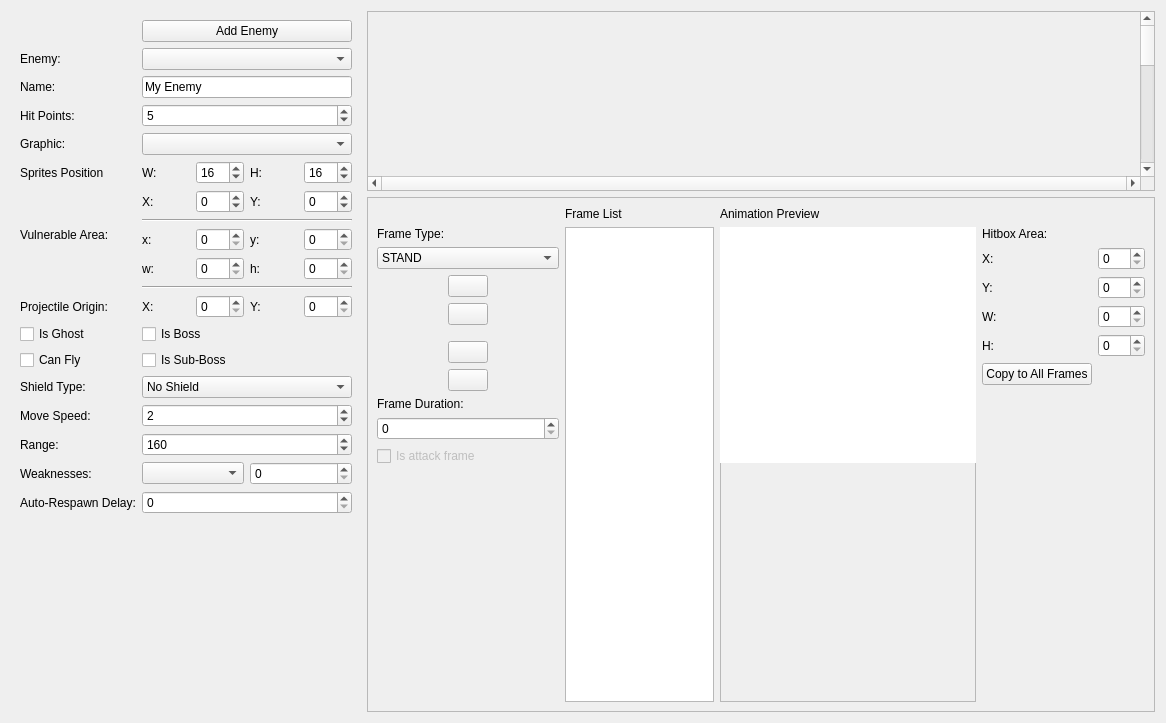
<?xml version="1.0" encoding="UTF-8"?>
<ui version="4.0">
 <class>npc_edit</class>
 <widget class="QWidget" name="npc_edit">
  <property name="geometry">
   <rect>
    <x>0</x>
    <y>0</y>
    <width>1166</width>
    <height>723</height>
   </rect>
  </property>
  <property name="sizePolicy">
   <sizepolicy hsizetype="Preferred" vsizetype="Preferred">
    <horstretch>0</horstretch>
    <verstretch>0</verstretch>
   </sizepolicy>
  </property>
  <property name="windowTitle">
   <string>Form</string>
  </property>
  <property name="styleSheet">
   <string notr="true"/>
  </property>
  <layout class="QGridLayout" name="gridLayout">
   <item row="0" column="0">
    <widget class="QWidget" name="mainGrid" native="true">
     <property name="sizePolicy">
      <sizepolicy hsizetype="Expanding" vsizetype="Expanding">
       <horstretch>0</horstretch>
       <verstretch>0</verstretch>
      </sizepolicy>
     </property>
     <property name="styleSheet">
      <string notr="true"/>
     </property>
     <layout class="QGridLayout" name="gridLayout_4">
      <property name="sizeConstraint">
       <enum>QLayout::SetNoConstraint</enum>
      </property>
      <property name="leftMargin">
       <number>0</number>
      </property>
      <property name="topMargin">
       <number>0</number>
      </property>
      <property name="rightMargin">
       <number>0</number>
      </property>
      <property name="bottomMargin">
       <number>0</number>
      </property>
      <item row="0" column="2">
       <widget class="QWidget" name="verticalWidget_2" native="true">
        <property name="sizePolicy">
         <sizepolicy hsizetype="Ignored" vsizetype="Ignored">
          <horstretch>0</horstretch>
          <verstretch>0</verstretch>
         </sizepolicy>
        </property>
        <property name="styleSheet">
         <string notr="true"/>
        </property>
        <layout class="QVBoxLayout" name="verticalLayout_10">
         <property name="leftMargin">
          <number>0</number>
         </property>
         <property name="topMargin">
          <number>0</number>
         </property>
         <property name="rightMargin">
          <number>0</number>
         </property>
         <property name="bottomMargin">
          <number>0</number>
         </property>
         <item>
          <widget class="QWidget" name="verticalWidget_3" native="true">
           <property name="sizePolicy">
            <sizepolicy hsizetype="Ignored" vsizetype="Ignored">
             <horstretch>0</horstretch>
             <verstretch>0</verstretch>
            </sizepolicy>
           </property>
           <property name="maximumSize">
            <size>
             <width>16777215</width>
             <height>180</height>
            </size>
           </property>
           <property name="styleSheet">
            <string notr="true"/>
           </property>
           <layout class="QVBoxLayout" name="verticalLayout_11">
            <property name="leftMargin">
             <number>0</number>
            </property>
            <property name="topMargin">
             <number>0</number>
            </property>
            <property name="rightMargin">
             <number>0</number>
            </property>
            <property name="bottomMargin">
             <number>0</number>
            </property>
            <item>
             <widget class="QScrollArea" name="scrollArea_6">
              <property name="sizePolicy">
               <sizepolicy hsizetype="Expanding" vsizetype="Expanding">
                <horstretch>0</horstretch>
                <verstretch>0</verstretch>
               </sizepolicy>
              </property>
              <property name="verticalScrollBarPolicy">
               <enum>Qt::ScrollBarAlwaysOn</enum>
              </property>
              <property name="horizontalScrollBarPolicy">
               <enum>Qt::ScrollBarAlwaysOn</enum>
              </property>
              <property name="widgetResizable">
               <bool>false</bool>
              </property>
              <widget class="QWidget" name="scrollAreaWidgetContents_7">
               <property name="geometry">
                <rect>
                 <x>0</x>
                 <y>0</y>
                 <width>434</width>
                 <height>558</height>
                </rect>
               </property>
               <property name="sizePolicy">
                <sizepolicy hsizetype="Expanding" vsizetype="Expanding">
                 <horstretch>100</horstretch>
                 <verstretch>100</verstretch>
                </sizepolicy>
               </property>
               <property name="autoFillBackground">
                <bool>true</bool>
               </property>
               <widget class="framesPreviewArea" name="npc_edit_tab_previewarea" native="true">
                <property name="geometry">
                 <rect>
                  <x>0</x>
                  <y>0</y>
                  <width>651</width>
                  <height>171</height>
                 </rect>
                </property>
                <property name="toolTip">
                 <string>Enemy image graphic pieces</string>
                </property>
                <property name="styleSheet">
                 <string notr="true"/>
                </property>
               </widget>
              </widget>
             </widget>
            </item>
           </layout>
          </widget>
         </item>
         <item>
          <widget class="QFrame" name="frame_2">
           <property name="minimumSize">
            <size>
             <width>0</width>
             <height>20</height>
            </size>
           </property>
           <property name="frameShape">
            <enum>QFrame::StyledPanel</enum>
           </property>
           <property name="frameShadow">
            <enum>QFrame::Raised</enum>
           </property>
           <layout class="QVBoxLayout" name="verticalLayout_8">
            <item>
             <layout class="QGridLayout" name="gridLayout_7">
              <property name="topMargin">
               <number>0</number>
              </property>
              <item row="1" column="3">
               <widget class="QFrame" name="frame">
                <property name="minimumSize">
                 <size>
                  <width>256</width>
                  <height>0</height>
                 </size>
                </property>
                <property name="frameShape">
                 <enum>QFrame::StyledPanel</enum>
                </property>
                <property name="frameShadow">
                 <enum>QFrame::Raised</enum>
                </property>
                <widget class="QWidget" name="layoutWidget">
                 <property name="geometry">
                  <rect>
                   <x>0</x>
                   <y>-20</y>
                   <width>267</width>
                   <height>464</height>
                  </rect>
                 </property>
                 <layout class="QVBoxLayout" name="verticalLayout_2">
                  <property name="rightMargin">
                   <number>10</number>
                  </property>
                  <item>
                   <widget class="sprite_preview_area" name="sprites_preview_widget" native="true">
                    <property name="minimumSize">
                     <size>
                      <width>256</width>
                      <height>256</height>
                     </size>
                    </property>
                    <property name="styleSheet">
                     <string notr="true">background-color: rgb(255, 255, 255);</string>
                    </property>
                   </widget>
                  </item>
                  <item>
                   <spacer name="verticalSpacer">
                    <property name="orientation">
                     <enum>Qt::Vertical</enum>
                    </property>
                    <property name="sizeHint" stdset="0">
                     <size>
                      <width>20</width>
                      <height>40</height>
                     </size>
                    </property>
                   </spacer>
                  </item>
                 </layout>
                </widget>
               </widget>
              </item>
              <item row="1" column="0">
               <layout class="QGridLayout" name="gridLayout_6">
                <property name="leftMargin">
                 <number>0</number>
                </property>
                <item row="14" column="0">
                 <spacer name="verticalSpacer_2">
                  <property name="orientation">
                   <enum>Qt::Vertical</enum>
                  </property>
                  <property name="sizeHint" stdset="0">
                   <size>
                    <width>20</width>
                    <height>40</height>
                   </size>
                  </property>
                 </spacer>
                </item>
                <item row="0" column="0">
                 <widget class="QLabel" name="label_5">
                  <property name="text">
                   <string>Frame Type:</string>
                  </property>
                 </widget>
                </item>
                <item row="1" column="0">
                 <widget class="QComboBox" name="frame_list_selector">
                  <property name="toolTip">
                   <string>Change frame type to add/list</string>
                  </property>
                  <item>
                   <property name="text">
                    <string>STAND</string>
                   </property>
                  </item>
                  <item>
                   <property name="text">
                    <string>WALK</string>
                   </property>
                  </item>
                  <item>
                   <property name="text">
                    <string>JUMP</string>
                   </property>
                  </item>
                  <item>
                   <property name="text">
                    <string>ATTACK</string>
                   </property>
                  </item>
                  <item>
                   <property name="text">
                    <string>TELEPORT</string>
                   </property>
                  </item>
                  <item>
                   <property name="text">
                    <string>JUMP_ATTACK</string>
                   </property>
                  </item>
                  <item>
                   <property name="text">
                    <string>WALK_ATTACK</string>
                   </property>
                  </item>
                  <item>
                   <property name="text">
                    <string>HIT</string>
                   </property>
                  </item>
                  <item>
                   <property name="text">
                    <string>STAIRS</string>
                   </property>
                  </item>
                  <item>
                   <property name="text">
                    <string>STAIRS_SEMI</string>
                   </property>
                  </item>
                  <item>
                   <property name="text">
                    <string>STAIRS_ATTACK</string>
                   </property>
                  </item>
                  <item>
                   <property name="text">
                    <string>STAIRS_MOVE</string>
                   </property>
                  </item>
                  <item>
                   <property name="text">
                    <string>TROW</string>
                   </property>
                  </item>
                  <item>
                   <property name="text">
                    <string>TURN (HORIZONTAL)</string>
                   </property>
                  </item>
                  <item>
                   <property name="text">
                    <string>MOVE_SEMI</string>
                   </property>
                  </item>
                  <item>
                   <property name="text">
                    <string>WALK_AIR</string>
                   </property>
                  </item>
                  <item>
                   <property name="text">
                    <string>INTRO</string>
                   </property>
                  </item>
                  <item>
                   <property name="text">
                    <string>SPECIAL_ATTACK</string>
                   </property>
                  </item>
                  <item>
                   <property name="text">
                    <string>SLIDE</string>
                   </property>
                  </item>
                  <item>
                   <property name="text">
                    <string>SHIELD</string>
                   </property>
                  </item>
                  <item>
                   <property name="text">
                    <string>TURN (VERTICAL)</string>
                   </property>
                  </item>
                  <item>
                   <property name="text">
                    <string>ATTACK THROW</string>
                   </property>
                  </item>
                  <item>
                   <property name="text">
                    <string>ATTACK DIAGONAL UP</string>
                   </property>
                  </item>
                  <item>
                   <property name="text">
                    <string>ATTACK DIAGONAL DOWN</string>
                   </property>
                  </item>
                  <item>
                   <property name="text">
                    <string>ATTACK UP</string>
                   </property>
                  </item>
                  <item>
                   <property name="text">
                    <string>ATTACK DOWN</string>
                   </property>
                  </item>
                  <item>
                   <property name="text">
                    <string>ATTACK SPECIAL</string>
                   </property>
                  </item>
                  <item>
                   <property name="text">
                    <string>LOOK UP</string>
                   </property>
                  </item>
                  <item>
                   <property name="text">
                    <string>GRAB WALL</string>
                   </property>
                  </item>
                 </widget>
                </item>
                <item row="11" column="0">
                 <widget class="QLabel" name="label_4">
                  <property name="text">
                   <string>Frame Duration:</string>
                  </property>
                 </widget>
                </item>
                <item row="13" column="0">
                 <widget class="QCheckBox" name="isAttackFrame_checkBox">
                  <property name="enabled">
                   <bool>false</bool>
                  </property>
                  <property name="toolTip">
                   <string>Indicate if selected frame will shot the projectile</string>
                  </property>
                  <property name="text">
                   <string>Is attack frame</string>
                  </property>
                 </widget>
                </item>
                <item row="12" column="0">
                 <widget class="QSpinBox" name="sprite_duration_spinBox">
                  <property name="toolTip">
                   <string>Duration of the selected frame (ms)</string>
                  </property>
                  <property name="maximum">
                   <number>99999</number>
                  </property>
                 </widget>
                </item>
                <item row="4" column="0">
                 <layout class="QHBoxLayout" name="horizontalLayout_3">
                  <property name="bottomMargin">
                   <number>10</number>
                  </property>
                  <item>
                   <spacer name="horizontalSpacer_3">
                    <property name="orientation">
                     <enum>Qt::Horizontal</enum>
                    </property>
                    <property name="sizeHint" stdset="0">
                     <size>
                      <width>40</width>
                      <height>20</height>
                     </size>
                    </property>
                   </spacer>
                  </item>
                  <item>
                   <widget class="QPushButton" name="pushButton">
                    <property name="toolTip">
                     <string>Remove Frame</string>
                    </property>
                    <property name="text">
                     <string/>
                    </property>
                    <property name="icon">
                     <iconset resource="../resources/icons/icons.qrc">
                      <normaloff>:/toolbar_icons/arrow-left.png</normaloff>:/toolbar_icons/arrow-left.png</iconset>
                    </property>
                   </widget>
                  </item>
                  <item>
                   <spacer name="horizontalSpacer_4">
                    <property name="orientation">
                     <enum>Qt::Horizontal</enum>
                    </property>
                    <property name="sizeHint" stdset="0">
                     <size>
                      <width>40</width>
                      <height>20</height>
                     </size>
                    </property>
                   </spacer>
                  </item>
                 </layout>
                </item>
                <item row="2" column="0">
                 <layout class="QHBoxLayout" name="horizontalLayout_2">
                  <property name="bottomMargin">
                   <number>0</number>
                  </property>
                  <item>
                   <spacer name="horizontalSpacer">
                    <property name="orientation">
                     <enum>Qt::Horizontal</enum>
                    </property>
                    <property name="sizeHint" stdset="0">
                     <size>
                      <width>40</width>
                      <height>20</height>
                     </size>
                    </property>
                   </spacer>
                  </item>
                  <item>
                   <widget class="QPushButton" name="AddFrame_Button">
                    <property name="toolTip">
                     <string>Add Frame</string>
                    </property>
                    <property name="text">
                     <string/>
                    </property>
                    <property name="icon">
                     <iconset>
                      <normalon>:/toolbar_icons/arrow-right.png</normalon>
                     </iconset>
                    </property>
                   </widget>
                  </item>
                  <item>
                   <spacer name="horizontalSpacer_2">
                    <property name="orientation">
                     <enum>Qt::Horizontal</enum>
                    </property>
                    <property name="sizeHint" stdset="0">
                     <size>
                      <width>40</width>
                      <height>20</height>
                     </size>
                    </property>
                   </spacer>
                  </item>
                 </layout>
                </item>
                <item row="7" column="0">
                 <layout class="QHBoxLayout" name="horizontalLayout_4">
                  <property name="bottomMargin">
                   <number>0</number>
                  </property>
                  <item>
                   <spacer name="horizontalSpacer_5">
                    <property name="orientation">
                     <enum>Qt::Horizontal</enum>
                    </property>
                    <property name="sizeHint" stdset="0">
                     <size>
                      <width>40</width>
                      <height>20</height>
                     </size>
                    </property>
                   </spacer>
                  </item>
                  <item>
                   <widget class="QPushButton" name="frameUp">
                    <property name="toolTip">
                     <string>Move Frame Up</string>
                    </property>
                    <property name="text">
                     <string/>
                    </property>
                    <property name="icon">
                     <iconset resource="../resources/icons/icons.qrc">
                      <normaloff>:/toolbar_icons/arrow-up.png</normaloff>:/toolbar_icons/arrow-up.png</iconset>
                    </property>
                   </widget>
                  </item>
                  <item>
                   <spacer name="horizontalSpacer_6">
                    <property name="orientation">
                     <enum>Qt::Horizontal</enum>
                    </property>
                    <property name="sizeHint" stdset="0">
                     <size>
                      <width>40</width>
                      <height>20</height>
                     </size>
                    </property>
                   </spacer>
                  </item>
                 </layout>
                </item>
                <item row="9" column="0">
                 <layout class="QHBoxLayout" name="horizontalLayout_5">
                  <property name="bottomMargin">
                   <number>0</number>
                  </property>
                  <item>
                   <spacer name="horizontalSpacer_7">
                    <property name="orientation">
                     <enum>Qt::Horizontal</enum>
                    </property>
                    <property name="sizeHint" stdset="0">
                     <size>
                      <width>40</width>
                      <height>20</height>
                     </size>
                    </property>
                   </spacer>
                  </item>
                  <item>
                   <widget class="QPushButton" name="frameDown">
                    <property name="toolTip">
                     <string>Move Frame Down</string>
                    </property>
                    <property name="text">
                     <string/>
                    </property>
                    <property name="icon">
                     <iconset resource="../resources/icons/icons.qrc">
                      <normaloff>:/toolbar_icons/arrow-down.png</normaloff>:/toolbar_icons/arrow-down.png</iconset>
                    </property>
                   </widget>
                  </item>
                  <item>
                   <spacer name="horizontalSpacer_8">
                    <property name="orientation">
                     <enum>Qt::Horizontal</enum>
                    </property>
                    <property name="sizeHint" stdset="0">
                     <size>
                      <width>40</width>
                      <height>20</height>
                     </size>
                    </property>
                   </spacer>
                  </item>
                 </layout>
                </item>
               </layout>
              </item>
              <item row="1" column="1">
               <widget class="QListWidget" name="frameList_listWidget">
                <property name="toolTip">
                 <string>List of frames for selected type</string>
                </property>
                <property name="alternatingRowColors">
                 <bool>true</bool>
                </property>
                <property name="selectionBehavior">
                 <enum>QAbstractItemView::SelectRows</enum>
                </property>
                <property name="iconSize">
                 <size>
                  <width>64</width>
                  <height>64</height>
                 </size>
                </property>
               </widget>
              </item>
              <item row="1" column="4">
               <layout class="QGridLayout" name="gridLayout_2">
                <item row="3" column="1">
                 <widget class="QSpinBox" name="sprite_collision_x">
                  <property name="maximum">
                   <number>256</number>
                  </property>
                 </widget>
                </item>
                <item row="3" column="0">
                 <widget class="QLabel" name="label_6">
                  <property name="text">
                   <string>X:</string>
                  </property>
                 </widget>
                </item>
                <item row="6" column="0">
                 <widget class="QLabel" name="label_9">
                  <property name="text">
                   <string>H:</string>
                  </property>
                 </widget>
                </item>
                <item row="6" column="1">
                 <widget class="QSpinBox" name="sprite_collision_h">
                  <property name="maximum">
                   <number>256</number>
                  </property>
                 </widget>
                </item>
                <item row="4" column="0">
                 <widget class="QLabel" name="label_7">
                  <property name="text">
                   <string>Y:</string>
                  </property>
                 </widget>
                </item>
                <item row="5" column="1">
                 <widget class="QSpinBox" name="sprite_collision_w">
                  <property name="maximum">
                   <number>256</number>
                  </property>
                 </widget>
                </item>
                <item row="4" column="1">
                 <widget class="QSpinBox" name="sprite_collision_y">
                  <property name="maximum">
                   <number>256</number>
                  </property>
                 </widget>
                </item>
                <item row="5" column="0">
                 <widget class="QLabel" name="label_8">
                  <property name="text">
                   <string>W:</string>
                  </property>
                 </widget>
                </item>
                <item row="2" column="0">
                 <widget class="QLabel" name="label_20">
                  <property name="text">
                   <string>Hitbox Area:</string>
                  </property>
                 </widget>
                </item>
                <item row="10" column="0">
                 <spacer name="verticalSpacer_3">
                  <property name="orientation">
                   <enum>Qt::Vertical</enum>
                  </property>
                  <property name="sizeHint" stdset="0">
                   <size>
                    <width>20</width>
                    <height>40</height>
                   </size>
                  </property>
                 </spacer>
                </item>
                <item row="9" column="0">
                 <widget class="QPushButton" name="pushButton_2">
                  <property name="toolTip">
                   <string>Copy same X, Y, W, H of the selected frame to all of same type</string>
                  </property>
                  <property name="text">
                   <string>Copy to All Frames</string>
                  </property>
                 </widget>
                </item>
               </layout>
              </item>
              <item row="0" column="3">
               <widget class="QLabel" name="label_24">
                <property name="text">
                 <string>Animation Preview</string>
                </property>
               </widget>
              </item>
              <item row="0" column="1">
               <widget class="QLabel" name="label_23">
                <property name="text">
                 <string>Frame List</string>
                </property>
               </widget>
              </item>
             </layout>
            </item>
           </layout>
          </widget>
         </item>
        </layout>
       </widget>
      </item>
      <item row="0" column="1">
       <widget class="QWidget" name="widget" native="true">
        <property name="sizePolicy">
         <sizepolicy hsizetype="Preferred" vsizetype="Minimum">
          <horstretch>0</horstretch>
          <verstretch>0</verstretch>
         </sizepolicy>
        </property>
        <property name="minimumSize">
         <size>
          <width>350</width>
          <height>0</height>
         </size>
        </property>
        <property name="maximumSize">
         <size>
          <width>300</width>
          <height>16777215</height>
         </size>
        </property>
        <property name="baseSize">
         <size>
          <width>300</width>
          <height>0</height>
         </size>
        </property>
        <layout class="QGridLayout" name="gridLayout_5">
         <item row="16" column="0">
          <widget class="QLabel" name="label">
           <property name="text">
            <string>Weaknesses:</string>
           </property>
          </widget>
         </item>
         <item row="4" column="0">
          <widget class="QLabel" name="label_63">
           <property name="text">
            <string>Graphic:</string>
           </property>
          </widget>
         </item>
         <item row="7" column="1">
          <widget class="Line" name="line">
           <property name="orientation">
            <enum>Qt::Horizontal</enum>
           </property>
          </widget>
         </item>
         <item row="4" column="1">
          <widget class="QComboBox" name="npc_edit_tab_graphiccombo">
           <property name="toolTip">
            <string>Graphic file for the selected enemy</string>
           </property>
          </widget>
         </item>
         <item row="1" column="1">
          <widget class="QComboBox" name="npc_edit_tab_selectnpccombo">
           <property name="toolTip">
            <string>Selected enemy</string>
           </property>
          </widget>
         </item>
         <item row="9" column="1">
          <widget class="Line" name="line_2">
           <property name="orientation">
            <enum>Qt::Horizontal</enum>
           </property>
          </widget>
         </item>
         <item row="8" column="0">
          <widget class="QLabel" name="label_13">
           <property name="text">
            <string>Vulnerable Area:</string>
           </property>
           <property name="alignment">
            <set>Qt::AlignLeading|Qt::AlignLeft|Qt::AlignTop</set>
           </property>
          </widget>
         </item>
         <item row="11" column="0">
          <widget class="QCheckBox" name="npc_edit_tab_canshoot">
           <property name="toolTip">
            <string>If can cross walls</string>
           </property>
           <property name="text">
            <string>Is Ghost</string>
           </property>
          </widget>
         </item>
         <item row="11" column="1">
          <widget class="QCheckBox" name="isBoss_checkBox">
           <property name="text">
            <string>Is Boss</string>
           </property>
          </widget>
         </item>
         <item row="6" column="1">
          <layout class="QGridLayout" name="gridLayout_11">
           <item row="0" column="0">
            <widget class="QLabel" name="label_10">
             <property name="minimumSize">
              <size>
               <width>20</width>
               <height>0</height>
              </size>
             </property>
             <property name="maximumSize">
              <size>
               <width>16777215</width>
               <height>16777215</height>
              </size>
             </property>
             <property name="baseSize">
              <size>
               <width>20</width>
               <height>0</height>
              </size>
             </property>
             <property name="text">
              <string>X: </string>
             </property>
            </widget>
           </item>
           <item row="0" column="1">
            <widget class="QSpinBox" name="sprite_pos_x">
             <property name="enabled">
              <bool>true</bool>
             </property>
             <property name="toolTip">
              <string/>
             </property>
             <property name="minimum">
              <number>-99</number>
             </property>
            </widget>
           </item>
           <item row="0" column="2">
            <widget class="QLabel" name="label_11">
             <property name="text">
              <string>Y: </string>
             </property>
            </widget>
           </item>
           <item row="0" column="3">
            <widget class="QSpinBox" name="sprite_pos_y">
             <property name="enabled">
              <bool>true</bool>
             </property>
             <property name="minimum">
              <number>-99</number>
             </property>
            </widget>
           </item>
          </layout>
         </item>
         <item row="2" column="1">
          <widget class="QLineEdit" name="npc_edit_tab_NpcName">
           <property name="text">
            <string>My Enemy</string>
           </property>
           <property name="maxLength">
            <number>30</number>
           </property>
          </widget>
         </item>
         <item row="15" column="1">
          <widget class="QSpinBox" name="npc_edit_tab_range">
           <property name="toolTip">
            <string>Maximum movement range and vision reach</string>
           </property>
           <property name="minimum">
            <number>0</number>
           </property>
           <property name="maximum">
            <number>999</number>
           </property>
           <property name="value">
            <number>160</number>
           </property>
          </widget>
         </item>
         <item row="12" column="0">
          <widget class="QCheckBox" name="checkBox">
           <property name="toolTip">
            <string>If can ignore gravity</string>
           </property>
           <property name="text">
            <string>Can Fly</string>
           </property>
          </widget>
         </item>
         <item row="12" column="1">
          <widget class="QCheckBox" name="isSubBoss_checkbox">
           <property name="toolTip">
            <string>If is a stage sub-boss</string>
           </property>
           <property name="text">
            <string>Is Sub-Boss</string>
           </property>
          </widget>
         </item>
         <item row="17" column="0">
          <widget class="QLabel" name="label_12">
           <property name="text">
            <string>Auto-Respawn Delay:</string>
           </property>
          </widget>
         </item>
         <item row="5" column="0">
          <widget class="QLabel" name="label_3">
           <property name="text">
            <string>Sprites Position </string>
           </property>
          </widget>
         </item>
         <item row="10" column="0">
          <widget class="QLabel" name="label_19">
           <property name="text">
            <string>Projectile Origin:</string>
           </property>
          </widget>
         </item>
         <item row="14" column="1">
          <widget class="QSpinBox" name="npc_edit_tab_movespeed">
           <property name="toolTip">
            <string>Pixels moved by cycle</string>
           </property>
           <property name="minimum">
            <number>0</number>
           </property>
           <property name="maximum">
            <number>20</number>
           </property>
           <property name="value">
            <number>2</number>
           </property>
          </widget>
         </item>
         <item row="15" column="0">
          <widget class="QLabel" name="label_68">
           <property name="text">
            <string>Range:</string>
           </property>
          </widget>
         </item>
         <item row="5" column="1">
          <layout class="QGridLayout" name="gridLayout_12">
           <property name="rightMargin">
            <number>0</number>
           </property>
           <item row="0" column="0">
            <widget class="QLabel" name="label_60">
             <property name="maximumSize">
              <size>
               <width>16777215</width>
               <height>16777215</height>
              </size>
             </property>
             <property name="text">
              <string>W:</string>
             </property>
            </widget>
           </item>
           <item row="0" column="1">
            <widget class="QSpinBox" name="npc_edit_tab_graphicwidth">
             <property name="maximumSize">
              <size>
               <width>16777215</width>
               <height>16777215</height>
              </size>
             </property>
             <property name="toolTip">
              <string/>
             </property>
             <property name="minimum">
              <number>8</number>
             </property>
             <property name="maximum">
              <number>127</number>
             </property>
             <property name="value">
              <number>16</number>
             </property>
            </widget>
           </item>
           <item row="0" column="2">
            <widget class="QLabel" name="label_61">
             <property name="text">
              <string>H:</string>
             </property>
            </widget>
           </item>
           <item row="0" column="3">
            <widget class="QSpinBox" name="npc_edit_tab_graphicheight">
             <property name="toolTip">
              <string/>
             </property>
             <property name="minimum">
              <number>8</number>
             </property>
             <property name="maximum">
              <number>127</number>
             </property>
             <property name="value">
              <number>16</number>
             </property>
            </widget>
           </item>
          </layout>
         </item>
         <item row="3" column="0">
          <widget class="QLabel" name="label_64">
           <property name="text">
            <string>Hit Points:</string>
           </property>
          </widget>
         </item>
         <item row="2" column="0">
          <widget class="QLabel" name="label_62">
           <property name="text">
            <string>Name:</string>
           </property>
          </widget>
         </item>
         <item row="13" column="1">
          <widget class="QComboBox" name="npc_edit_tab_shieldtype">
           <property name="toolTip">
            <string>If uses shield, how it behaves</string>
           </property>
           <item>
            <property name="text">
             <string>No Shield</string>
            </property>
           </item>
           <item>
            <property name="text">
             <string>Full Shield</string>
            </property>
           </item>
           <item>
            <property name="text">
             <string>Front Shield</string>
            </property>
           </item>
           <item>
            <property name="text">
             <string>Stand Shield</string>
            </property>
           </item>
           <item>
            <property name="text">
             <string>Disguise</string>
            </property>
           </item>
           <item>
            <property name="text">
             <string>Stand Front Shield</string>
            </property>
           </item>
          </widget>
         </item>
         <item row="17" column="1">
          <widget class="QSpinBox" name="respawn_time_spinBox">
           <property name="toolTip">
            <string>If different than zero, NPC will respawn even if is on-screen</string>
           </property>
           <property name="maximum">
            <number>99999</number>
           </property>
          </widget>
         </item>
         <item row="3" column="1">
          <widget class="QSpinBox" name="npc_edit_tab_NpcHP">
           <property name="toolTip">
            <string>Number of hit points the enemy can take of damage</string>
           </property>
           <property name="value">
            <number>5</number>
           </property>
          </widget>
         </item>
         <item row="8" column="1">
          <layout class="QGridLayout" name="gridLayout_10">
           <property name="leftMargin">
            <number>0</number>
           </property>
           <property name="rightMargin">
            <number>0</number>
           </property>
           <item row="0" column="2">
            <widget class="QLabel" name="label_15">
             <property name="text">
              <string>y:</string>
             </property>
            </widget>
           </item>
           <item row="0" column="0">
            <widget class="QLabel" name="label_14">
             <property name="maximumSize">
              <size>
               <width>16777215</width>
               <height>16777215</height>
              </size>
             </property>
             <property name="text">
              <string>x:</string>
             </property>
            </widget>
           </item>
           <item row="1" column="0">
            <widget class="QLabel" name="label_16">
             <property name="maximumSize">
              <size>
               <width>16777215</width>
               <height>16777215</height>
              </size>
             </property>
             <property name="text">
              <string>w:</string>
             </property>
            </widget>
           </item>
           <item row="0" column="1">
            <widget class="QSpinBox" name="hitarea_x_spinBox">
             <property name="toolTip">
              <string>The are that is not vulnerable will reflect projectiles.
If you want to set are that misses the shots, use hitarea instead.</string>
             </property>
             <property name="maximum">
              <number>999</number>
             </property>
            </widget>
           </item>
           <item row="0" column="3">
            <widget class="QSpinBox" name="hitarea_y_spinBox">
             <property name="toolTip">
              <string>The are that is not vulnerable will reflect projectiles.
If you want to set are that misses the shots, use hitarea instead.</string>
             </property>
             <property name="maximum">
              <number>999</number>
             </property>
            </widget>
           </item>
           <item row="1" column="3">
            <widget class="QSpinBox" name="hitarea_h_spinBox">
             <property name="toolTip">
              <string>The are that is not vulnerable will reflect projectiles.
If you want to set are that misses the shots, use hitarea instead.</string>
             </property>
             <property name="maximum">
              <number>999</number>
             </property>
            </widget>
           </item>
           <item row="1" column="1">
            <widget class="QSpinBox" name="hitarea_w_spinBox">
             <property name="toolTip">
              <string>The are that is not vulnerable will reflect projectiles.
If you want to set are that misses the shots, use hitarea instead.</string>
             </property>
             <property name="maximum">
              <number>999</number>
             </property>
            </widget>
           </item>
           <item row="1" column="2">
            <widget class="QLabel" name="label_17">
             <property name="text">
              <string>h:</string>
             </property>
            </widget>
           </item>
          </layout>
         </item>
         <item row="14" column="0">
          <widget class="QLabel" name="label_67">
           <property name="text">
            <string>Move Speed:</string>
           </property>
          </widget>
         </item>
         <item row="10" column="1">
          <layout class="QGridLayout" name="gridLayout_3">
           <item row="0" column="0">
            <widget class="QLabel" name="label_21">
             <property name="maximumSize">
              <size>
               <width>16777215</width>
               <height>16777215</height>
              </size>
             </property>
             <property name="text">
              <string>X:</string>
             </property>
            </widget>
           </item>
           <item row="0" column="1">
            <widget class="QSpinBox" name="projectileOriginX_spinBox"/>
           </item>
           <item row="0" column="2">
            <widget class="QLabel" name="label_22">
             <property name="text">
              <string>Y:</string>
             </property>
            </widget>
           </item>
           <item row="0" column="3">
            <widget class="QSpinBox" name="projectileOriginY_spinBox"/>
           </item>
          </layout>
         </item>
         <item row="13" column="0">
          <widget class="QLabel" name="label_66">
           <property name="text">
            <string>Shield Type:</string>
           </property>
          </widget>
         </item>
         <item row="16" column="1">
          <layout class="QHBoxLayout" name="horizontalLayout">
           <item>
            <widget class="QComboBox" name="npc_edit_tab_weakness_list">
             <property name="toolTip">
              <string>Weapon that hits enemy</string>
             </property>
            </widget>
           </item>
           <item>
            <widget class="QSpinBox" name="npc_edit_tab_weakness_points">
             <property name="toolTip">
              <string>How many hit points the selected weapon makes of damage in the enemy</string>
             </property>
            </widget>
           </item>
          </layout>
         </item>
         <item row="18" column="0">
          <spacer name="verticalSpacer_9">
           <property name="orientation">
            <enum>Qt::Vertical</enum>
           </property>
           <property name="sizeHint" stdset="0">
            <size>
             <width>20</width>
             <height>40</height>
            </size>
           </property>
          </spacer>
         </item>
         <item row="1" column="0">
          <widget class="QLabel" name="label_70">
           <property name="text">
            <string>Enemy:</string>
           </property>
          </widget>
         </item>
         <item row="0" column="1">
          <widget class="QPushButton" name="addEnemy_pushButton">
           <property name="toolTip">
            <string>Create new enemy</string>
           </property>
           <property name="text">
            <string>Add Enemy</string>
           </property>
          </widget>
         </item>
        </layout>
       </widget>
      </item>
     </layout>
    </widget>
   </item>
  </layout>
 </widget>
 <customwidgets>
  <customwidget>
   <class>framesPreviewArea</class>
   <extends>QWidget</extends>
   <header>framespreviewarea.h</header>
   <container>1</container>
  </customwidget>
  <customwidget>
   <class>sprite_preview_area</class>
   <extends>QWidget</extends>
   <header location="global">sprite_preview_area.h</header>
   <container>1</container>
  </customwidget>
 </customwidgets>
 <resources>
  <include location="../resources/icons/icons.qrc"/>
 </resources>
 <connections/>
</ui>
